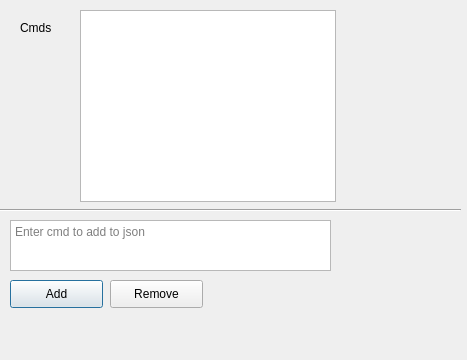
<?xml version="1.0" encoding="UTF-8"?>
<ui version="4.0">
 <class>Dialog</class>
 <widget class="QDialog" name="Dialog">
  <property name="geometry">
   <rect>
    <x>0</x>
    <y>0</y>
    <width>467</width>
    <height>360</height>
   </rect>
  </property>
  <property name="windowTitle">
   <string>Dialog</string>
  </property>
  <widget class="QLabel" name="label">
   <property name="geometry">
    <rect>
     <x>20</x>
     <y>20</y>
     <width>55</width>
     <height>16</height>
    </rect>
   </property>
   <property name="text">
    <string>Cmds</string>
   </property>
  </widget>
  <widget class="QListView" name="listView">
   <property name="geometry">
    <rect>
     <x>80</x>
     <y>10</y>
     <width>256</width>
     <height>192</height>
    </rect>
   </property>
  </widget>
  <widget class="QPushButton" name="pushButton">
   <property name="geometry">
    <rect>
     <x>10</x>
     <y>280</y>
     <width>93</width>
     <height>28</height>
    </rect>
   </property>
   <property name="text">
    <string>Add</string>
   </property>
  </widget>
  <widget class="QPushButton" name="pushButton_2">
   <property name="geometry">
    <rect>
     <x>110</x>
     <y>280</y>
     <width>93</width>
     <height>28</height>
    </rect>
   </property>
   <property name="text">
    <string>Remove</string>
   </property>
  </widget>
  <widget class="QTextEdit" name="textEdit">
   <property name="geometry">
    <rect>
     <x>10</x>
     <y>220</y>
     <width>321</width>
     <height>51</height>
    </rect>
   </property>
   <property name="placeholderText">
    <string>Enter cmd to add to json</string>
   </property>
  </widget>
  <widget class="Line" name="line">
   <property name="geometry">
    <rect>
     <x>0</x>
     <y>200</y>
     <width>461</width>
     <height>20</height>
    </rect>
   </property>
   <property name="orientation">
    <enum>Qt::Horizontal</enum>
   </property>
  </widget>
 </widget>
 <resources/>
 <connections/>
</ui>
